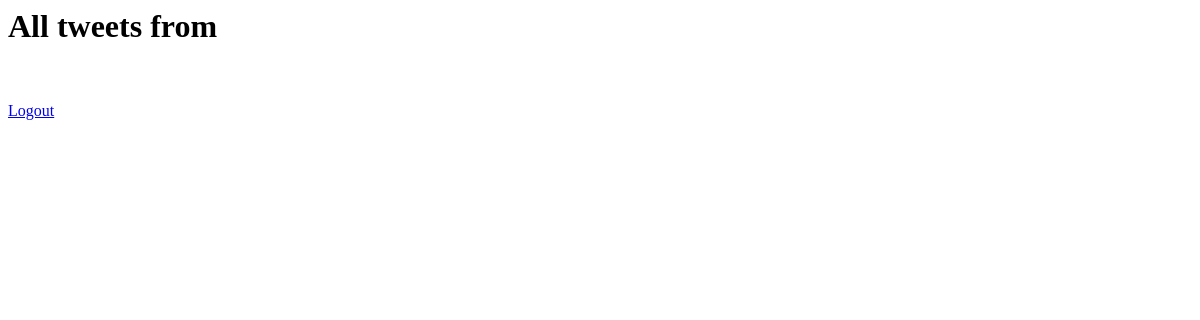
Page /tweets/kitty on the earlier database version.
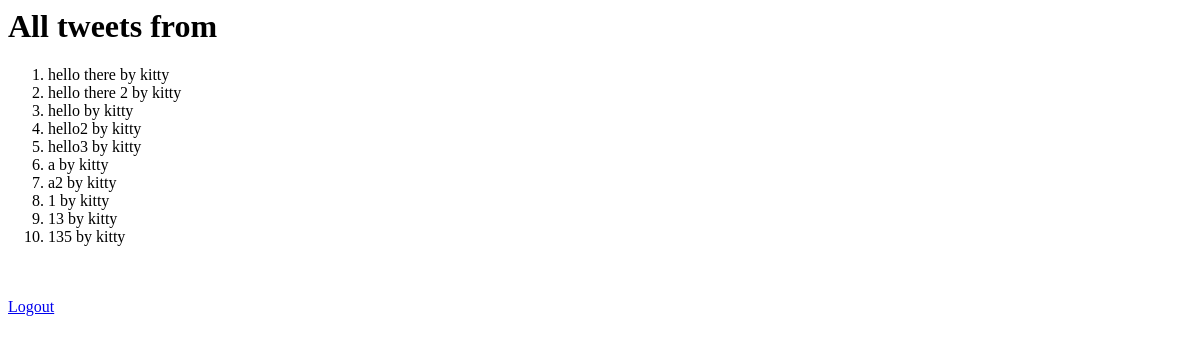
Same page on the later database version.
### tables this page shows
CREATE TABLE tweets (
    _id integer primary key autoincrement,
    tweet text,
    username text
);

### main.py (the view)
@app.route('/tweets/<username>')
@app.route('/tweets')
def user_tweets(username=None):
    if username:
        tweets = get_tweets_by_username(username)
    else:
        tweets = get_all_tweets()
    return render_template('tweets.html', tweets=tweets, current_user=current_user, username=username)

### db.py (called while the page is built)
def get_tweets_by_username(username):
    cursor.execute(
        'SELECT * FROM tweets WHERE username = :username', {'username': username})
    tweets = cursor.fetchmany(10)
    return tweets

### tweets.py (called while the page is built)
def get_tweets_by_username(username):
    return db.get_tweets_by_username(username)

### templates/tweets.html (shortened to what this page needs)
{% if username %}
<h1>All tweets from {{current_user}}</h1>
{% else %}
<h1>All tweets</h1>
{% endif %}
<ol>
    {% for tweet in tweets %}
    <li>
        {{tweet[1]}} by {{tweet[2]}}
    </li>
    {% endfor %}
</ol>
<a href="/logout">Logout {{current_user}}</a>

Differences in the rows shown:
added tweets: tweet "hello there", username "kitty"
added tweets: tweet "hello there 2", username "kitty"
added tweets: tweet "hello", username "kitty"
added tweets: tweet "hello2", username "kitty"
added tweets: tweet "hello3", username "kitty"
added tweets: tweet "a", username "kitty"
added tweets: tweet "a2", username "kitty"
added tweets: tweet "1", username "kitty"
added tweets: tweet "13", username "kitty"
added tweets: tweet "135", username "kitty"
